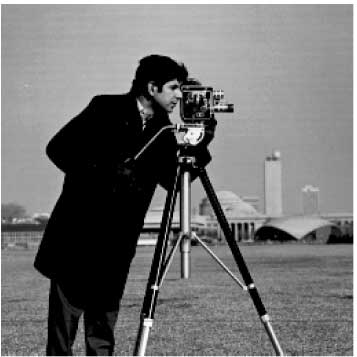
%> input picture cameraman.jpg, 357 x 357 px, given in place of cameraman.tif, which was not available
$ octave tictoc.m   (GNU Octave 9; MATLAB toolbox functions it lacks are replaced by stand-ins)
%> lines starting %> are read from the running program, lines starting %| are printed output that depends on the picture; pictures that were not available may be replaced by others from this repository, and a replacement may not be noted
### convolution/gauss.m
function G = gauss(S)
% create appropriate ranges for x and y
M = 2*S;
N = 2*S;
x = -M : M ;
y = -N : N ;
% create a sampling grid
[X , Y ] = meshgrid (x , y );
% determine the scale
sigma = S ;
% calculate the Gaussian function
G = (1/((sqrt(2*pi)*sigma)^2))*exp(-(X.^2+Y.^2)/(2*(sigma^2)))

### convolution/gauss1.m
function G = gauss1(S)
% create appropriate ranges for x and y
M = 2*S;
N = 2*S;
X = -M : M ;
% create a sampling grid
% determine the scale
sigma = S ;
% calculate the Gaussian function
G = (1/(sqrt(2*pi)*sigma))*exp(-(X.^2)/(2*(sigma^2)))

### convolution/tictoc.m
image = imread('cameraman.tif')
%> image is the input picture: size 357x357x3 uint8; min 0, max 255, mean 115.4
elapsedTime = 0;
for i = 2:15
    tic
    H = imfilter (image, gauss1 ( 10 )*gauss1(10)' , 'conv' , 'replicate' );
    elapsedTime(i) = elapsedTime(i-1) + toc;
end
%> after the loop, elapsedTime = [0 0.00974 0.0153 0.0198 0.0237 0.0274 0.0311 0.0347 0.0384 0.042 0.0457 0.0493 0.053 0.0566 0.0602]
subplot(2,1,1) = plot(elapsedTime)
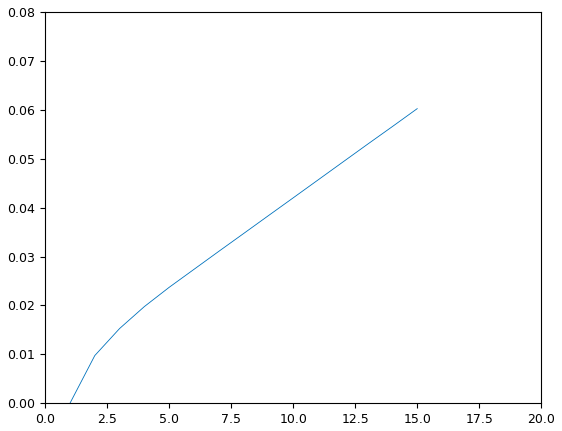
%> figure redrawn from the program's plot data; curve peaks at x = 15, y = 0.0602
elapsedTime = 0;
for i = 2:15
    tic
    H = imfilter (image, gauss( 10 ), 'conv' , 'replicate' );
    elapsedTime(i) = elapsedTime(i-1) + toc;
end
%> this loop made 14 passes
%> pass 1, `H = imfilter (image, gauss( 10 ), 'conv' , 'replicate' );`:
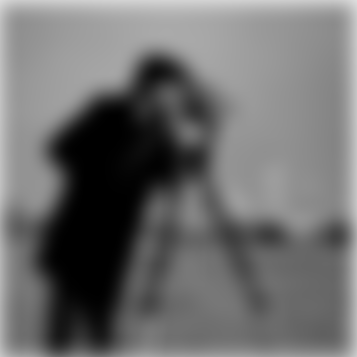
%> H: size 357x357x3 uint8; min 0, max 221, mean 109.2
%> after the loop, elapsedTime = [0 0.125 0.256 0.379 0.5 0.621 0.743 0.864 0.986 1.11 1.23 1.35 1.47 1.59 1.71]
subplot(2,1,2) = plot(elapsedTime);
%> figure, not shown here; curve peaks at x = 15, y = 1.71
